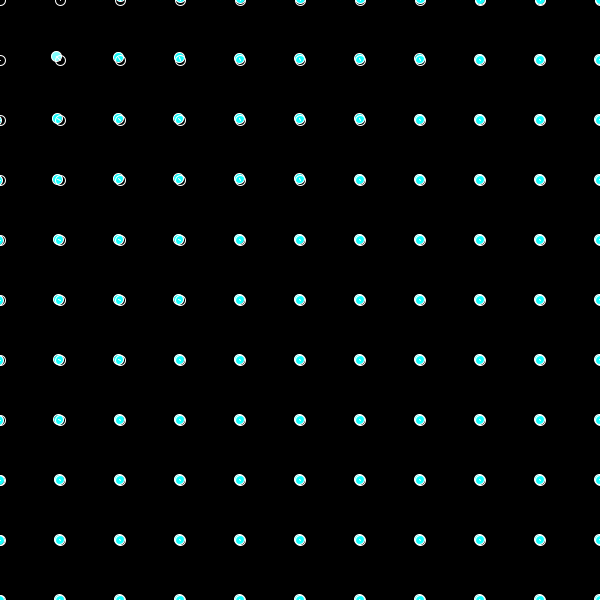
Frame 1 (no input)
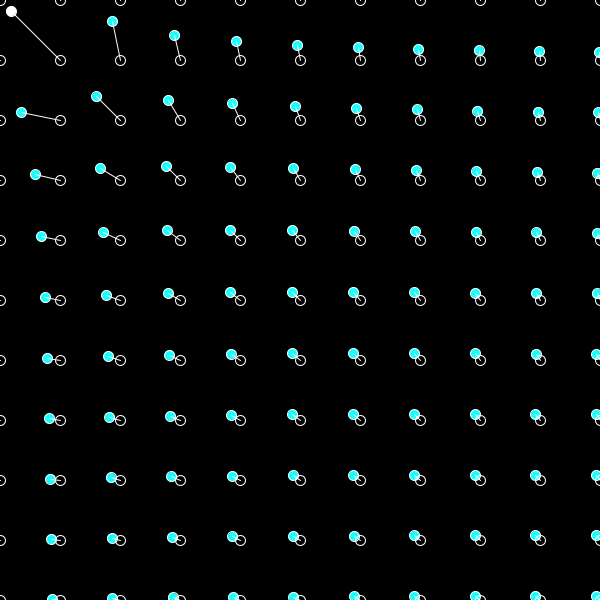
Frame 60 (the mouse pressed at the canvas centre just before this capture)
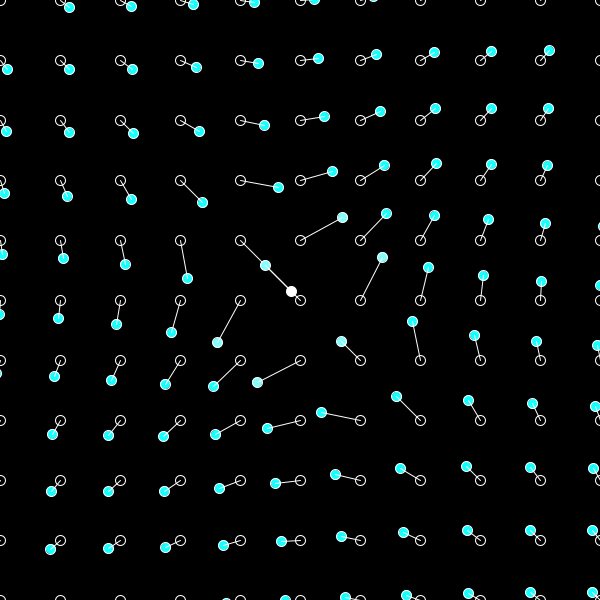
Frame 120 (the mouse held since frame 60 and released just before this capture)

The Processing sketch that drew these frames (run headless with seeded random() and noise(); from frame 60 on, the mouse is pressed at the canvas centre):

// Processing sketch: repulsion
// ── repulsion.pde
ArrayList<Particle> particles;
PVector cursor;
int separation = 60;

void setup() {
  size(600, 600);
  particles = new ArrayList<Particle>();
  for (int x = 0; x <= width; x+=separation) {
    for (int y = 0; y <= height; y+=separation) {
      particles.add(new Particle(new PVector(x,y)));
    }
  }
}
 
void draw() {
  background(0);
  noStroke();
  //cursor = new PVector(mouseX, mouseY);
  for (int i = 0; i<particles.size(); i++) {
    Particle p1 = particles.get(i);
    p1.draw();
  }
}

// ── particle.pde
// Clase de Partícula
class Particle {
  PVector pos, pos0;
  float radius;
  float angle, distance, displacement;
  float speed = 0.1;
  int limit = 500;
  float dx, dy;
  float fillColor;
  
  Particle(PVector v) {
    pos = v.copy();
    pos0 = v.copy();
    radius = 10;
    fillColor = 255;
  }
 
  void draw() {
    update();
    stroke(255);
    fill(fillColor,255,255);
    ellipse(pos.x, pos.y, radius, radius);
    noFill();
    ellipse(pos0.x, pos0.y, radius, radius);
    line(pos0.x, pos0.y, pos.x, pos.y);
  }
  
  void update() {  
    dx = mouseX - pos.x;
    dy = mouseY - pos.y;
    angle = atan2(dx, dy);
    distance = dist( pos.x, pos.y, mouseX, mouseY);
    displacement = limit / distance;
    pos.x += cos( angle ) * displacement;
    pos.y += sin( angle ) * displacement;
    
    pos.x += (pos0.x - pos.x) * speed;
    pos.y += (pos0.y - pos.y) * speed;
    
    //pos.x += ((cos(angle) * (force / distance)) + (pos0.x - pos.x)) * 0.1;
    //pos.y += ((sin(angle) * (force / distance)) + (pos0.y - pos.y)) * 0.1;
    
    setColors();
  }
  
  void setColors() {
    if(displacement > 10){
      fillColor = 255;
    } else if (displacement > 5) {
      fillColor = 128;
    } else {
      fillColor = 20;
    }
  }
}

// Angle between; search for reference
